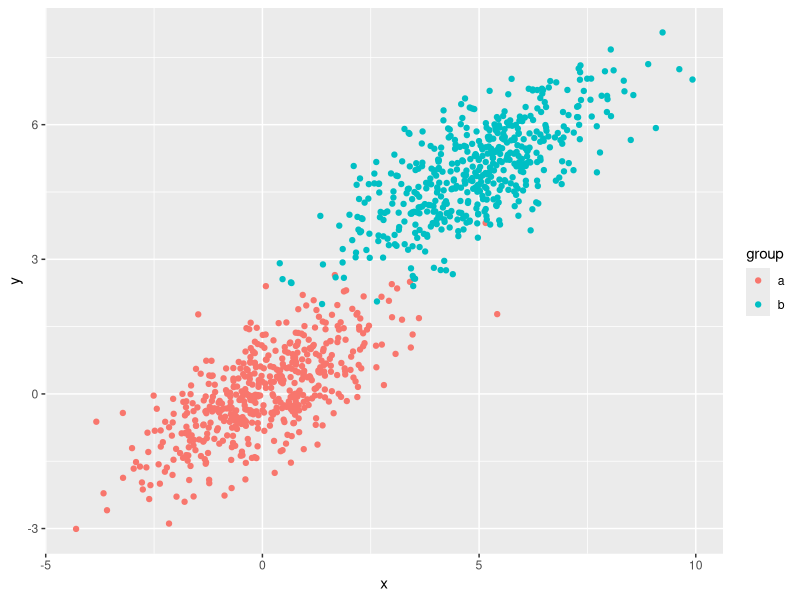

Source code (R):
# template for intro to survey package
# http://users.stat.umn.edu/~gmeeden/classes/5201/handouts/survey_handout.pdf
library(ggplot2)
library(survey)
# intro to survey package -------------------------------------------------

set.seed(1)
y <- c(rnorm(500), rnorm(500, mean = 5))
x <- y + rnorm(1000)
group <- c(rep('a', 500), rep('b', 500))
pop <- data.frame(group, x, y)
head(pop)

ggplot(pop, aes(x= x, y = y, col=group)) +
  geom_point()

# data preparation
srs.rows <- sample(1000, 100)
srs <- pop[srs.rows, ] # no strata

str.rows <- c(sample(500, 50), sample(501:1000, 50))
str <- pop[str.rows, ] # with strata

# simple random sample without stratification -----------------------------
fpc.srs <- rep(1000, 100)
des.srs <- svydesign(id = ~1, strata = NULL, data = srs, fpc = fpc.srs)

svytotal(~y, design = des.srs)
svymean(~y, design = des.srs)
confint(svytotal(~y, design = des.srs))

# predictions
known.x.total <- sum(pop$x)
(srs.ratio <- svyratio(numerator = ~y, denominator = ~ x, design = des.srs))
predict(srs.ratio, total = known.x.total)

sum(pop$y)


# stratified random sampling ----------------------------------------------

fpc.str <- rep(500, 100)
des.str <- svydesign(id = ~1, strata = ~ group, data = str, fpc = fpc.str)
svytotal(~y, des.str)

# prediction
predict(svyratio(numerator = ~y, denominator = ~ x, design = des.str),
        total = known.x.total)
